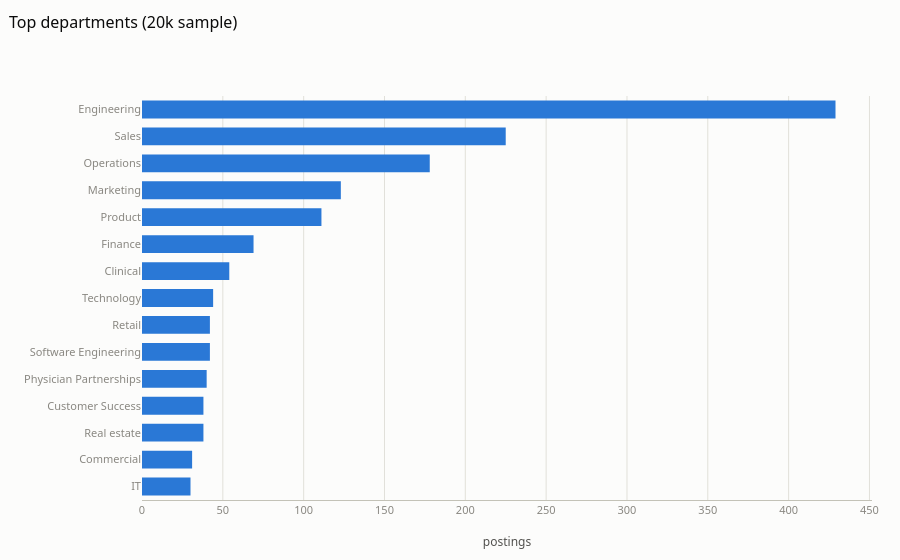
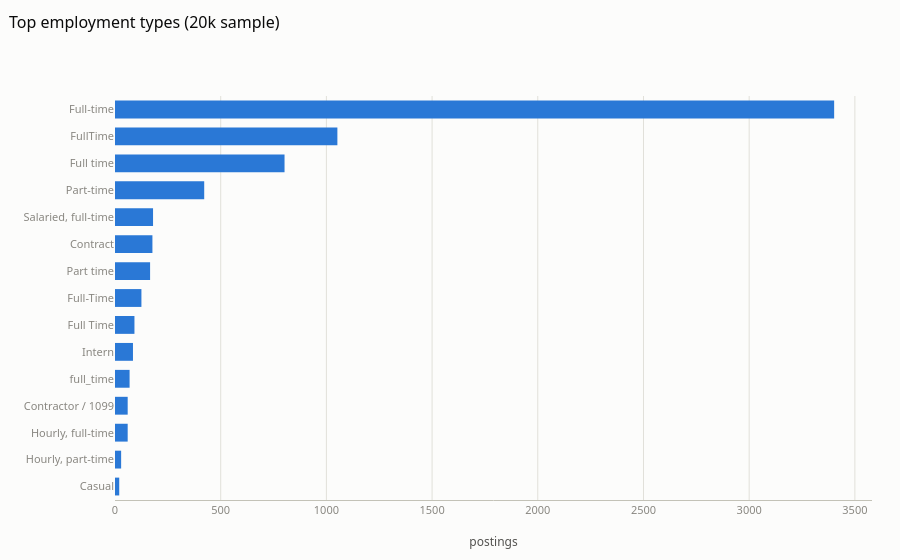

The code cell stored with these charts, in order, in its notebook:
### Code cell
for col, name in [("department", "eda04_departments"), ("employment_type", "eda04_employment_type")]:
    if smp[col].notna().any():
        d = smp[col].astype(str).str.strip().replace("", np.nan).dropna().value_counts().head(15).rename_axis(col).reset_index(name="postings")
        fig = px.bar(d.iloc[::-1], x="postings", y=col, orientation="h", title=f"Top {col.replace('_', ' ')}s (20k sample)")
        fig.update_layout(height=520, yaxis_title="", xaxis_title="postings")
        viz.save_fig(fig, name, f"Live snapshot sample: distribution of {col.replace('_', ' ')}.", height=520)
        fig.show()

### Figure 1 — Plotly figure (JSON) as saved in the notebook; plotly's stock layout.template omitted (floating-point values rounded to 4 significant figures)
{"data": [{"hovertemplate": "postings=%{x}<br>department=%{y}<extra></extra>", "legendgroup": "", "marker": {"color": "#2a78d6", "pattern": {"shape": ""}}, "name": "", "orientation": "h", "showlegend": false, "textposition": "auto", "type": "bar", "x": [30, 31, 38, 38, 40, 42, 42, 44, 54, 69, 111, 123, 178, 225, 429], "xaxis": "x", "y": ["IT", "Commercial", "Real estate", "Customer Success", "Physician Partnerships", "Software Engineering", "Retail", "Technology", "Clinical", "Finance", "Product", "Marketing", "Operations", "Sales", "Engineering"], "yaxis": "y"}], "layout": {"autosize": true, "barmode": "relative", "legend": {"tracegroupgap": 0}, "title": {"text": "Top departments (20k sample)"}, "xaxis": {"anchor": "y", "domain": [0.0, 1.0], "title": {"text": "postings"}}, "yaxis": {"anchor": "x", "domain": [0.0, 1.0], "title": {"text": ""}}}}

### Figure 2 — Plotly figure (JSON) as saved in the notebook; plotly's stock layout.template omitted (floating-point values rounded to 4 significant figures)
{"data": [{"hovertemplate": "postings=%{x}<br>employment_type=%{y}<extra></extra>", "legendgroup": "", "marker": {"color": "#2a78d6", "pattern": {"shape": ""}}, "name": "", "orientation": "h", "showlegend": false, "textposition": "auto", "type": "bar", "x": [20, 29, 60, 60, 69, 85, 92, 125, 166, 177, 180, 422, 802, 1052, 3402], "xaxis": "x", "y": ["Casual", "Hourly, part-time", "Hourly, full-time", "Contractor / 1099", "full_time", "Intern", "Full Time", "Full-Time", "Part time", "Contract", "Salaried, full-time", "Part-time", "Full time", "FullTime", "Full-time"], "yaxis": "y"}], "layout": {"autosize": true, "barmode": "relative", "legend": {"tracegroupgap": 0}, "title": {"text": "Top employment types (20k sample)"}, "xaxis": {"anchor": "y", "domain": [0.0, 1.0], "title": {"text": "postings"}}, "yaxis": {"anchor": "x", "domain": [0.0, 1.0], "title": {"text": ""}}}}
